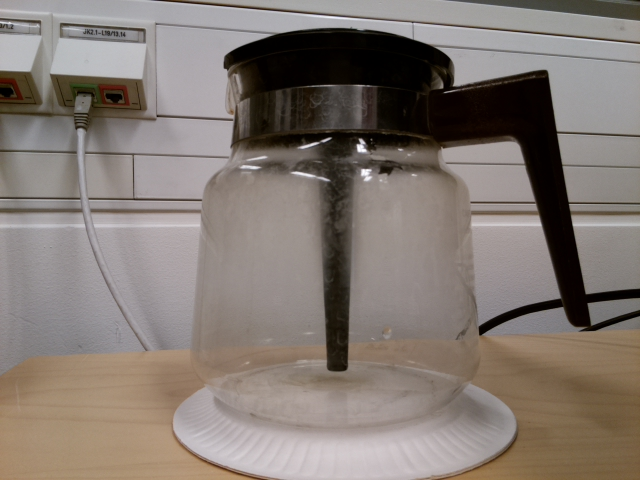
#> input picture kahvi.jpg, 640 x 480 px
$ python coffee.py
#> lines starting #> are read from the running program, lines starting #| are printed output that depends on the picture; after the words box and inside, x2 and y2 are one past the last pixel; in counts of white or black regions, pixels touching at a corner belong together
import cv2
import picamera
import numpy as np
import argparse
from PIL import Image

img = cv2.imread('kahvi.jpg')
#> img is the input picture: shape (480, 640, 3); mean B, G, R 114.7, 121.3, 131
maski = cv2.imread('kahvimaski.jpg')

mustakahvi = [0,0,0]
laihakahvi = [22,7,4]
tosilaiha  = [95,32,40]
tosiharmaa = [57,57,57]
kahvi = [255,255,255]

lower = np.array(mustakahvi, dtype="uint8")
upper = np.array(tosilaiha, dtype="uint8")


mask = cv2.inRange(img,lower,upper)
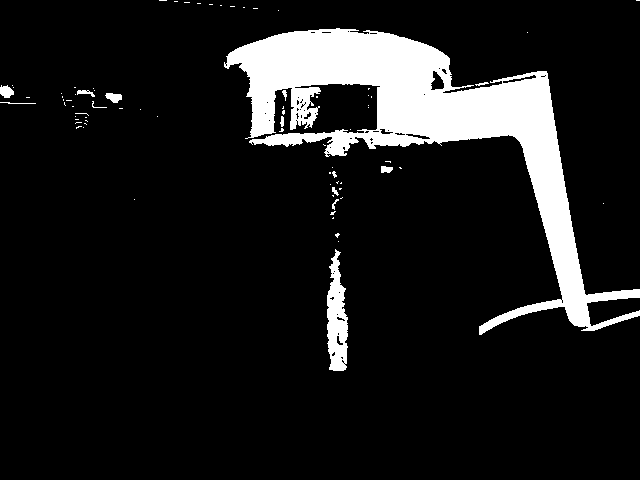
#> mask: shape (480, 640); 10.8% white; 78 white regions (64 under 20 px), largest, box (x1, y1, x2, y2) and area: (224, 28, 640, 335) 30750, (327, 249, 348, 371) 1709, (0, 85, 14, 98) 130

#tällä saan mustavalkomapin
cv2.imwrite("maskarpone.png",mask)

im = np.asarray(Image.open("maskarpone.png").convert('L'))
im = 1 * (im<127)
m,n = im.shape
#> m = 480; n = 640
asd = (float)(m*n)
#> asd = 307200


output=cv2.bitwise_and(img,img,mask = mask)
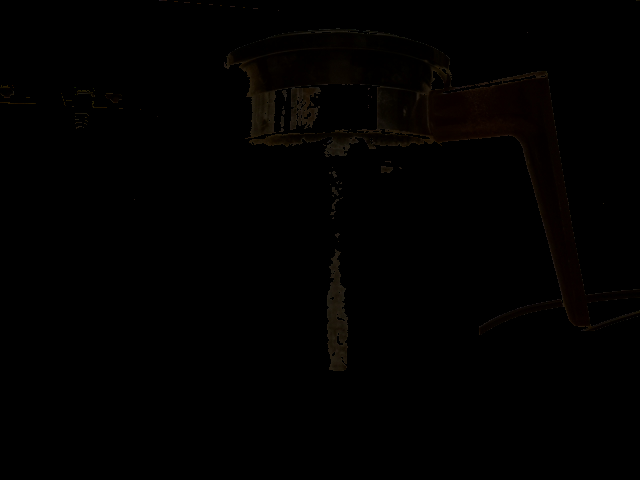
#> output: shape (480, 640, 3); mean B, G, R 0.3, 0.7, 1.4
#cv2.imshow("images", mask)
#cv2.waitKey()
im = Image.open('maskarpone.png')
pixels = im.getdata()          # get the pixels as a flattened sequence
black_thresh = 255
nblack = 0
for pixel in pixels:
    if pixel < black_thresh:
        nblack += 1
#> after the loop, nblack = 273899
n = len(pixels)/1000-200
#> n = 107.2
nblack = nblack/1000-200
#> nblack = 73.9
#print (nblack, n, nblack / float(n))
x = nblack / float(n)
#> x = 0.689
if x < 0.33:
    print("Paljon kahvia")
elif 0.33 < x < 0.666:
	print("Jonkinverran kahvia")
else:
	print("ei kahvia")
